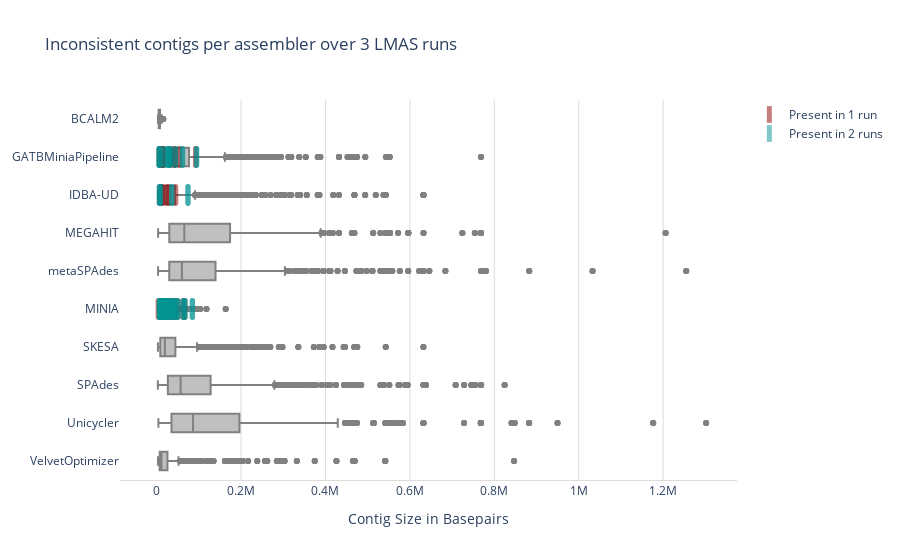

The cell this chart's notebook holds for it:
### Markdown cell above
## Plot data

### Code cell
#Just the different contigs
fig_contigs = go.Figure()
for assembler in sorted(contig_size_df['Assembler'].unique(), key=lambda v: v.upper(), reverse=True):
    showlegend = True if assembler == "MINIA" else False
    #all
    contigs_df_all=df_all_runs[df_all_runs['Assembler'] == assembler]
    if not contigs_df_all.empty:
        coord_list = list(contigs_df_all['Contig Len'])
        fig_contigs.add_trace(go.Box(x=coord_list,  marker_color="gray",name=assembler,showlegend=False))

    #n=1
    contigs_df= df_1run[df_1run['Assembler'] == assembler]
    if not contigs_df.empty:
        coord_list = list(contigs_df['Contig Len'])
        fig_contigs.add_trace(go.Scattergl(x=coord_list,
                                               y=[assembler]*len(coord_list),
                                               mode='markers',
                                               opacity=0.5,
                                               marker_symbol='line-ns',
                                               marker=dict(color='lightseagreen', size=12,
                                                           line=dict(width=5,
                                                                     color='#930001')),
                                               name="Present in 1 run",
                                               showlegend=showlegend))
    #n=2
    contigs_df_2= df_2runs[df_2runs['Assembler'] == assembler]
    if not contigs_df_2.empty:
        coord_list = list(contigs_df_2['Contig Len'])
        fig_contigs.add_trace(go.Scattergl(x=coord_list,
                                               y=[assembler]*len(coord_list),
                                               mode='markers',
                                               opacity=0.5,
                                               marker_symbol='line-ns',
                                               marker=dict(color='orange', size=12,
                                                           line=dict(width=5,
                                                                     color='#009392')),
                                               name="Present in 2 runs",
                                               showlegend=showlegend))

fig_contigs.update_layout(plot_bgcolor='rgb(255,255,255)', title="Inconsistent contigs per assembler over 3 LMAS runs")
fig_contigs.update_xaxes(showline=True, linewidth=1, linecolor='#DCDCDC', gridcolor='#DCDCDC', title="Contig Size in Basepairs")
fig_contigs.show()
plot(fig_contigs,auto_open=False, filename="Plots/Contig Size/Unique contigs in 3 runs")

### Figure 1 — Plotly figure (JSON) as saved in the notebook; plotly's stock layout.template omitted (floating-point values rounded to 4 significant figures; data arrays with more than 128 entries replaced by an {"elided": "..."} marker saying what was removed)
{"data": [{"marker": {"color": "gray"}, "name": "VelvetOptimizer", "showlegend": false, "type": "box", "x": {"elided": "1224 int values"}}, {"marker": {"color": "gray"}, "name": "Unicycler", "showlegend": false, "type": "box", "x": {"elided": "1824 int values"}}, {"marker": {"color": "gray"}, "name": "SPAdes", "showlegend": false, "type": "box", "x": {"elided": "2619 int values"}}, {"marker": {"color": "gray"}, "name": "SKESA", "showlegend": false, "type": "box", "x": {"elided": "4398 int values"}}, {"marker": {"color": "gray"}, "name": "MINIA", "showlegend": false, "type": "box", "x": {"elided": "2103 int values"}}, {"marker": {"color": "lightseagreen", "line": {"color": "#930001", "width": 5}, "size": 12, "symbol": "line-ns"}, "mode": "markers", "name": "Present in 1 run", "opacity": 0.5, "showlegend": true, "type": "scattergl", "x": [13472, 23529, 39793, 49329, 43716, 35288, 13192, 13108, 9154, 3967, 20821, 31202, 62288, 17783, 13924, 25278, 67015, 21653, 28107, 14733, 24800, 15900, 10979], "y": ["MINIA", "MINIA", "MINIA", "MINIA", "MINIA", "MINIA", "MINIA", "MINIA", "MINIA", "MINIA", "MINIA", "MINIA", "MINIA", "MINIA", "MINIA", "MINIA", "MINIA", "MINIA", "MINIA", "MINIA", "MINIA", "MINIA", "MINIA"]}, {"marker": {"color": "orange", "line": {"color": "#009392", "width": 5}, "size": 12, "symbol": "line-ns"}, "mode": "markers", "name": "Present in 2 runs", "opacity": 0.5, "showlegend": true, "type": "scattergl", "x": [21528, 14315, 13026, 19379, 39074, 33692, 40316, 7832, 20387, 9516, 66997, 50041, 12227, 9054, 24773, 9618, 6483, 25293, 8778, 27084, 63316, 14315, 39074, 84611, 23355, 45488, 66997, 8778, 7832, 24773, 27084, 11589, 20387, 9618, 6483, 21528, 63316, 33692, 9054, 84611, 13026, 19379, 9516, 45488, 23355, 40316, 12227, 50041, 11589, 25293], "y": ["MINIA", "MINIA", "MINIA", "MINIA", "MINIA", "MINIA", "MINIA", "MINIA", "MINIA", "MINIA", "MINIA", "MINIA", "MINIA", "MINIA", "MINIA", "MINIA", "MINIA", "MINIA", "MINIA", "MINIA", "MINIA", "MINIA", "MINIA", "MINIA", "MINIA", "MINIA", "MINIA", "MINIA", "MINIA", "MINIA", "MINIA", "MINIA", "MINIA", "MINIA", "MINIA", "MINIA", "MINIA", "MINIA", "MINIA", "MINIA", "MINIA", "MINIA", "MINIA", "MINIA", "MINIA", "MINIA", "MINIA", "MINIA", "MINIA", "MINIA"]}, {"marker": {"color": "gray"}, "name": "metaSPAdes", "showlegend": false, "type": "box", "x": {"elided": "2382 int values"}}, {"marker": {"color": "gray"}, "name": "MEGAHIT", "showlegend": false, "type": "box", "x": {"elided": "1665 int values"}}, {"marker": {"color": "gray"}, "name": "IDBA-UD", "showlegend": false, "type": "box", "x": {"elided": "5394 int values"}}, {"marker": {"color": "lightseagreen", "line": {"color": "#930001", "width": 5}, "size": 12, "symbol": "line-ns"}, "mode": "markers", "name": "Present in 1 run", "opacity": 0.5, "showlegend": false, "type": "scattergl", "x": [6879, 44837, 29358, 23161, 12833, 12556], "y": ["IDBA-UD", "IDBA-UD", "IDBA-UD", "IDBA-UD", "IDBA-UD", "IDBA-UD"]}, {"marker": {"color": "orange", "line": {"color": "#009392", "width": 5}, "size": 12, "symbol": "line-ns"}, "mode": "markers", "name": "Present in 2 runs", "opacity": 0.5, "showlegend": false, "type": "scattergl", "x": [6519, 74178, 35618, 9012, 6519, 74178, 35618, 9012], "y": ["IDBA-UD", "IDBA-UD", "IDBA-UD", "IDBA-UD", "IDBA-UD", "IDBA-UD", "IDBA-UD", "IDBA-UD"]}, {"marker": {"color": "gray"}, "name": "GATBMiniaPipeline", "showlegend": false, "type": "box", "x": {"elided": "3111 int values"}}, {"marker": {"color": "lightseagreen", "line": {"color": "#930001", "width": 5}, "size": 12, "symbol": "line-ns"}, "mode": "markers", "name": "Present in 1 run", "opacity": 0.5, "showlegend": false, "type": "scattergl", "x": [32000, 15516, 12943, 12000, 92240, 53636, 40880, 6520, 43789, 15099, 31281, 6514], "y": ["GATBMiniaPipeline", "GATBMiniaPipeline", "GATBMiniaPipeline", "GATBMiniaPipeline", "GATBMiniaPipeline", "GATBMiniaPipeline", "GATBMiniaPipeline", "GATBMiniaPipeline", "GATBMiniaPipeline", "GATBMiniaPipeline", "GATBMiniaPipeline", "GATBMiniaPipeline"]}, {"marker": {"color": "orange", "line": {"color": "#009392", "width": 5}, "size": 12, "symbol": "line-ns"}, "mode": "markers", "name": "Present in 2 runs", "opacity": 0.5, "showlegend": false, "type": "scattergl", "x": [26925, 30855, 94504, 44007, 61185, 18494, 31048, 30855, 5327, 26925, 7965, 7965, 44007, 94504, 5327, 18494, 61185, 31048], "y": ["GATBMiniaPipeline", "GATBMiniaPipeline", "GATBMiniaPipeline", "GATBMiniaPipeline", "GATBMiniaPipeline", "GATBMiniaPipeline", "GATBMiniaPipeline", "GATBMiniaPipeline", "GATBMiniaPipeline", "GATBMiniaPipeline", "GATBMiniaPipeline", "GATBMiniaPipeline", "GATBMiniaPipeline", "GATBMiniaPipeline", "GATBMiniaPipeline", "GATBMiniaPipeline", "GATBMiniaPipeline", "GATBMiniaPipeline"]}, {"marker": {"color": "gray"}, "name": "BCALM2", "showlegend": false, "type": "box", "x": {"elided": "576 int values"}}], "layout": {"plot_bgcolor": "rgb(255,255,255)", "title": {"text": "Inconsistent contigs per assembler over 3 LMAS runs"}, "xaxis": {"gridcolor": "#DCDCDC", "linecolor": "#DCDCDC", "linewidth": 1, "showline": true, "title": {"text": "Contig Size in Basepairs"}}}}
